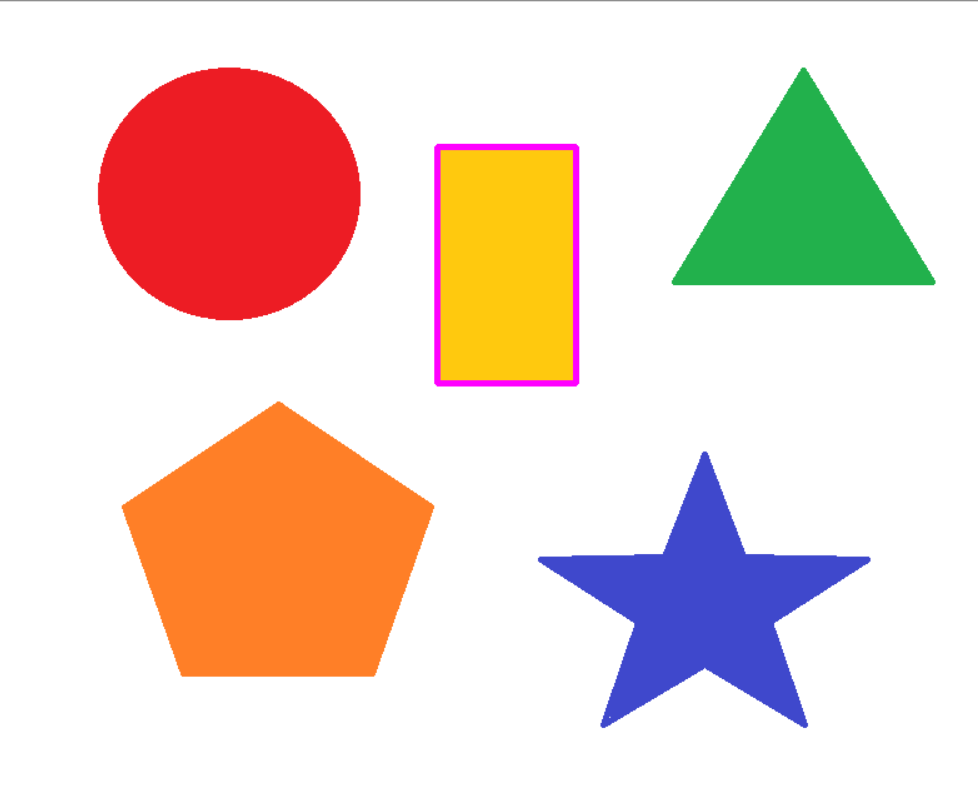
#> input picture shape.jpg, 978 x 785 px, found by its file name
$ python w2-8.py
#> lines starting #> are read from the running program, lines starting #| are printed output that depends on the picture; after the words box and inside, x2 and y2 are one past the last pixel; in counts of white or black regions, pixels touching at a corner belong together
import cv2

img = cv2.imread('shape.jpg')
#> img is the input picture: shape (785, 978, 3); mean B, G, R 204.5, 214.8, 236.7
img_gray = cv2.cvtColor(img,cv2.COLOR_BGR2GRAY)
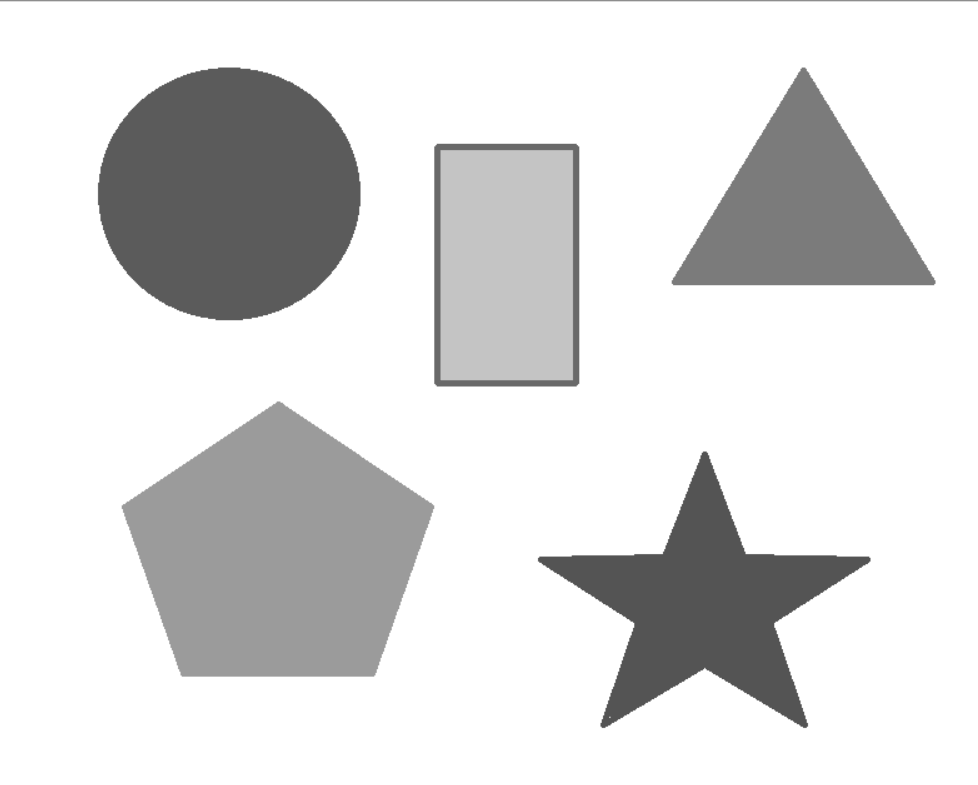
#> img_gray: shape (785, 978); min 84, max 255, mean 220.1
thresh_min = 200
thresh_max = 300

new_img = cv2.Canny(img_gray,thresh_min,thresh_max)
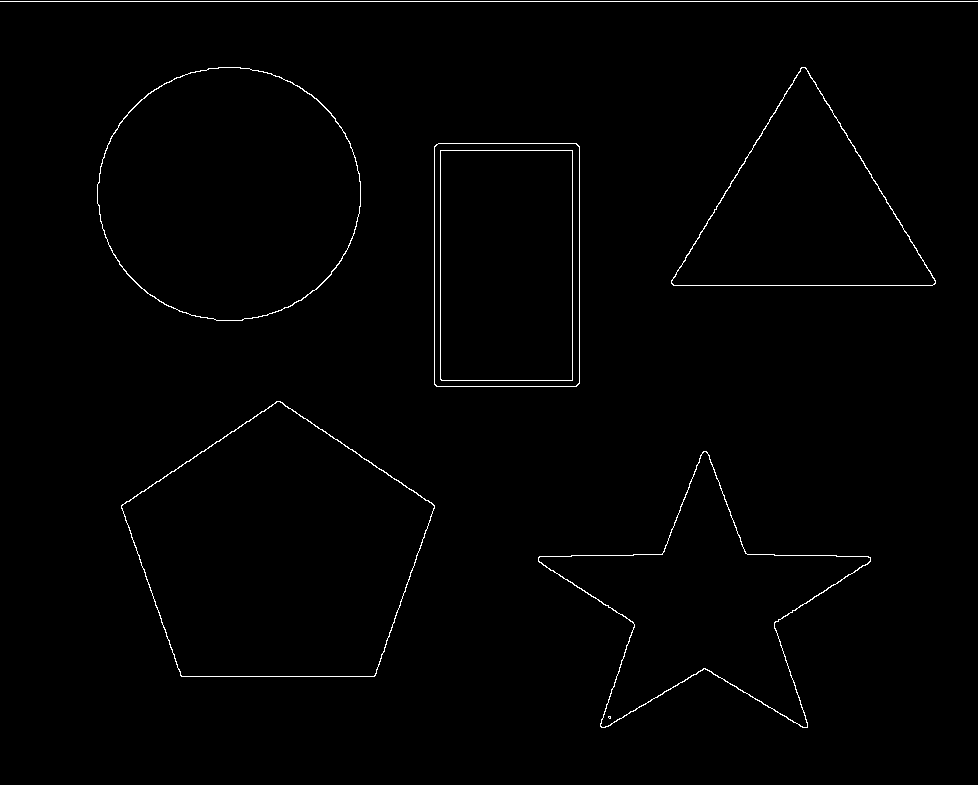
#> new_img: shape (785, 978); 0.89% white in thin lines or dots

contours, _ = cv2.findContours(new_img .copy(), cv2.RETR_EXTERNAL, cv2.CHAIN_APPROX_SIMPLE)
#> contours = 6 contours, 1 with area under 20; largest, box (x1, y1, x2, y2) and area: (121, 401, 435, 677) 59826, (97, 67, 361, 321) 52183, (434, 143, 580, 387) 35218, (538, 451, 871, 728) 33592, (671, 67, 936, 286) 29786
img1 = img.copy()
# cv2.drawContours(img1,contours,3,(0,255,0),8)
print(len(contours))
#| 6
for cnt in contours:
    # print(cnt)
    #tinh dien tich
    area = cv2.contourArea(cnt)
    # print(len(cnt))
    # print(area)
    cv2.drawContours(img1,cnt,-1,(0,255,0),8)

    # được sử dụng để tính độ dài của một đường cong hoặc một đa giác.(giống như tính chu vi)
    arc_length = cv2.arcLength(cnt, True)
    # Điều này thường được sử dụng để giảm số lượng điểm cần thiết để mô tả một đường cong.(giảm số lượng điểm có trong cnt)
    approx_curve = cv2.approxPolyDP(cnt, arc_length * 0.02, True)
    # print(len(approx_curve))
    # cv2.imshow("contours", img1)
    # cv2.waitKey(0)
    obj = len(approx_curve)
    x,y,w,h = cv2.boundingRect(approx_curve)
    cv2.rectangle(img1,(x,y),(x+w,y+h),(0,255,1),5)
    if obj ==3:
        obj_type = "Tri"
    elif obj == 4:
        aspect_ratio = w /float(h)
        if aspect_ratio > 0.98 and aspect_ratio < 1.03:
            obj_type = "Square"
        else:
            obj_type = "rectangle"
    elif obj > 4 :
        obj_type = "circle"

    cv2.putText(img1,obj_type,(x + (w//2) - 10, y + (h//2)-10),cv2.FONT_HERSHEY_COMPLEX, 1, (255, 255, 255), 2)
#> this loop made 6 passes
#> (area, arc_length, approx_curve, obj, x, y, w, h) on pass 3: (35218.5, 769.6, [[436, 144], [434, 384], [576, 386], [579, 146]], 4, 434, 144, 146, 243)
#> (area, arc_length, approx_curve, obj, x, y, w, h) on pass 4: (29785.5, 809.9, [[671, 280], [935, 283], [805, 67]], 3, 671, 67, 265, 217)
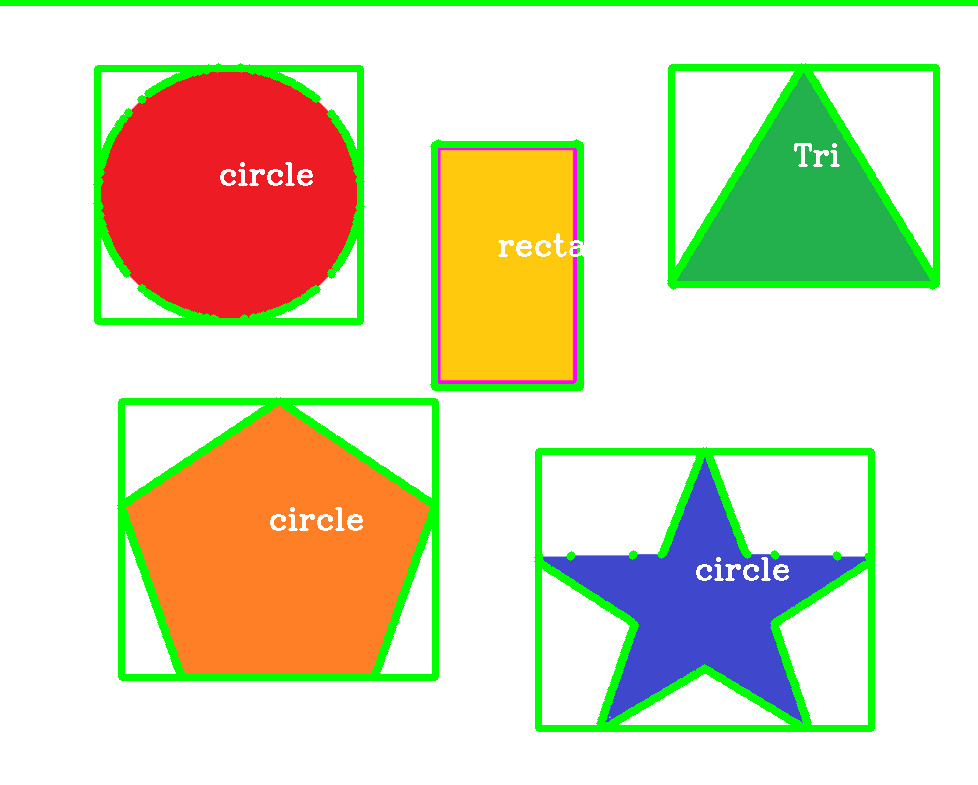
#> img1: shape (785, 978, 3); 8.7% of pixels changed, all inside (x1, y1, x2, y2) = (0, 0, 978, 732)

cv2.imshow('original',img)
cv2.imshow("output",new_img)
cv2.imshow("contours", img1)
cv2.waitKey(0)

$ run again, with th.jpg copied over shape.jpg
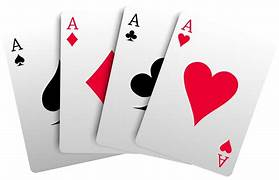
#> input picture th.jpg, 279 x 180 px, found by its file name
#> img is the input picture: shape (180, 279, 3); mean B, G, R 215.5, 212.9, 226.2
#> `new_img = cv2.Canny(img_gray,thresh_min,thresh_max)`:
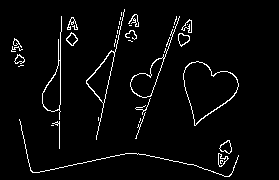
#> new_img: shape (180, 279); 3.6% white in thin lines or dots, all inside (x1, y1, x2, y2) = (11, 9, 239, 177)
#> contours = 35 contours, 22 with area under 20; largest, box (x1, y1, x2, y2) and area: (183, 61, 239, 126) 2091, (86, 9, 125, 140) 662, (130, 16, 180, 98) 637, (42, 16, 62, 120) 569, (219, 140, 232, 154) 100
#| 35
#> the loop `for cnt in contours:` made 35 passes
#> (area, arc_length, obj, x, y, w, h) on passes 1, 2, 11, 12, 16, 19, 20, 27: (67.5, 44.38, 11, 218, 153, 11, 14), (100, 42.63, 9, 219, 140, 13, 14), (2091, 202.7, 7, 185, 61, 54, 65), (53, 38.63, 12, 14, 54, 11, 10), (26.5, 30.38, 7, 13, 38, 9, 10), (97.5, 40.38, 8, 178, 33, 12, 14), (86.5, 36.87, 7, 66, 32, 12, 14), (65, 45.8, 9, 181, 19, 11, 14)
#> after the loop `for cnt in contours:`:
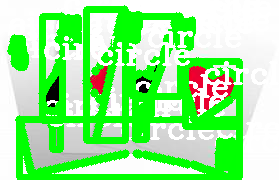
#> img1: shape (180, 279, 3); mean B, G, R 148.5, 240.4, 152.3
